Frame 1 (no input): blank canvas, image omitted
Frame 60 (the mouse pressed at the canvas centre just before this capture): blank canvas, image omitted
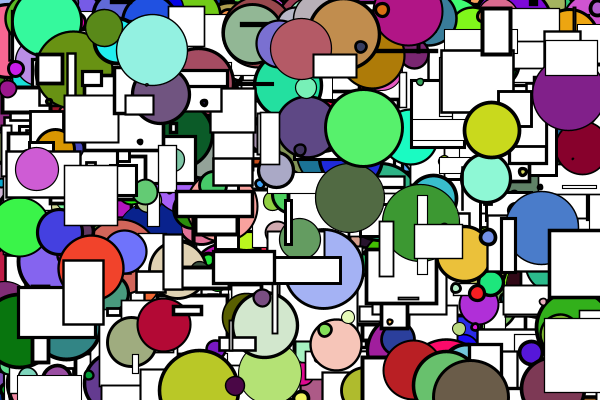
Frame 120 (the mouse held since frame 60 and released just before this capture)

The Processing sketch whose frames 1 and 60 were blank and that drew this single picture after the mouse press (run headless with seeded random() and noise(); from frame 60 on, the mouse is pressed at the canvas centre):

// Processing sketch: processing_91900
// ── processing_91900.pde


void setup(){
 size(600,400);
 background(255); 
}

void draw(){
 
 if (mousePressed){
    for(int i = 0; i < 100; i++){
      int num = int(random(255));
      strokeWeight(random(1,4));
        if (i%2 == 0){
          fill(255,255,255);
          rect(random(600), random(400), random(80), random(80));
        } else {
          fill(random(0,255),random(0,255),random(0,255));
          ellipse(random(600), random(400), i%80, i%80);
        }
    }
  
 } 
  
}
